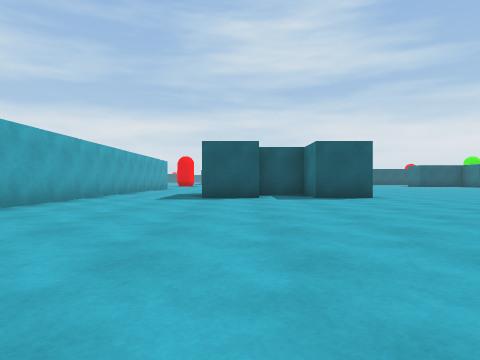
[1] (above)

24 first-person views from a walk through a scene from a Unity 3-D project. The camera is 0.38 m above the floor, looks level and sees 75° across. The floor is counted in squares, 1 m on a side. Each view is taken from the middle of a square. On the plan, view 1 faces up. The plan holds only what a view shows up to about 9 squares ahead; the rest is blank. The place goes on beyond the plan.

[2]
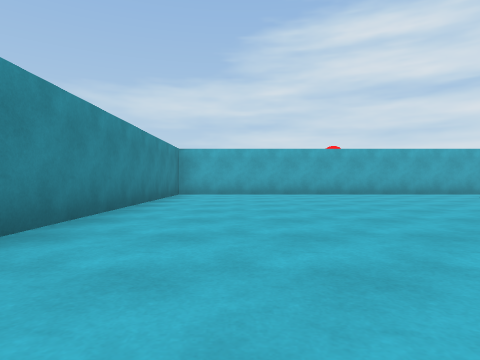

[3]
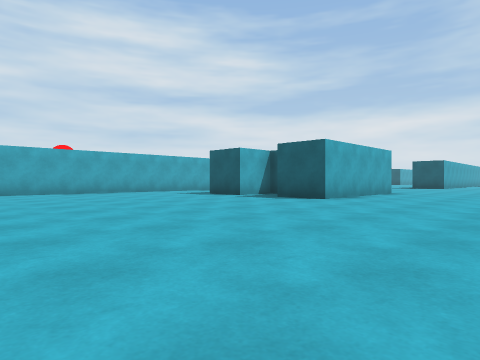

[4]
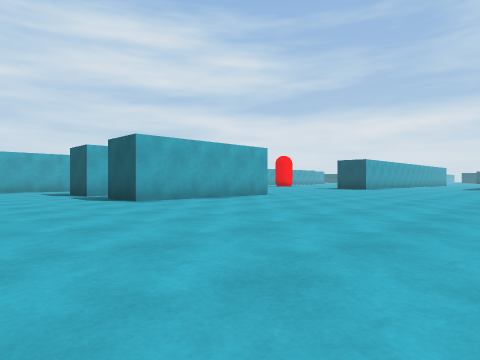

[5]
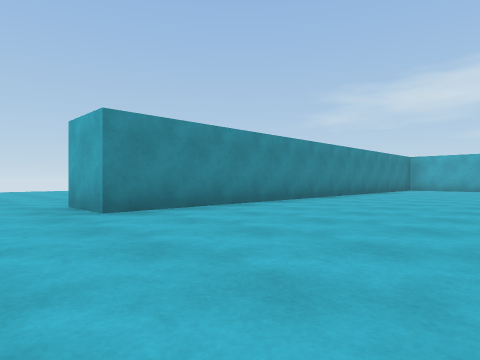

[6]
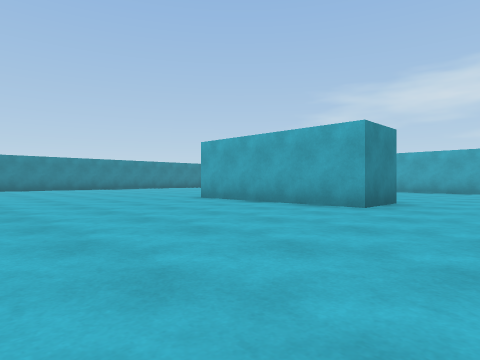

[7]
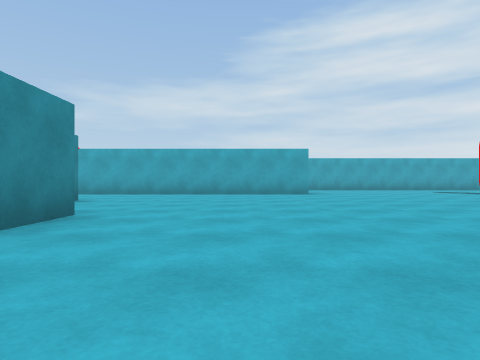

[8]
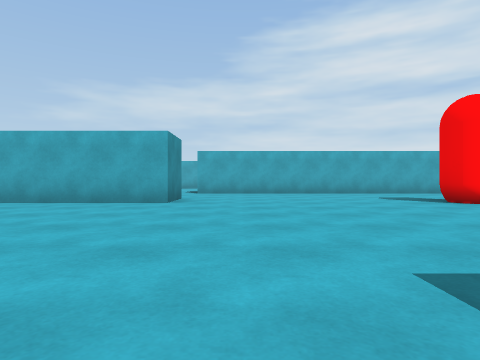

[9]
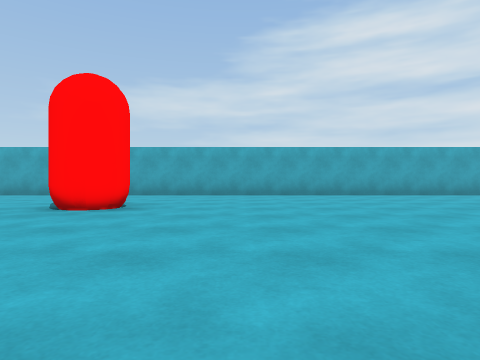

[10]
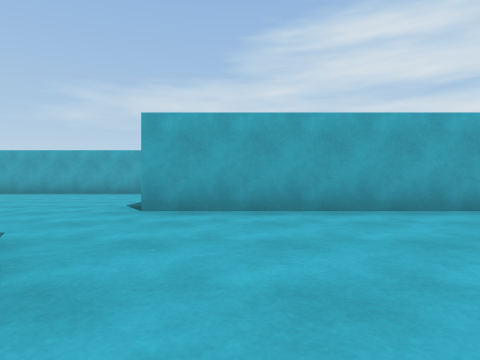

[11]
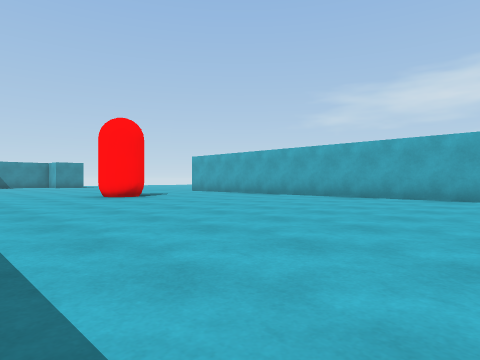

[12]
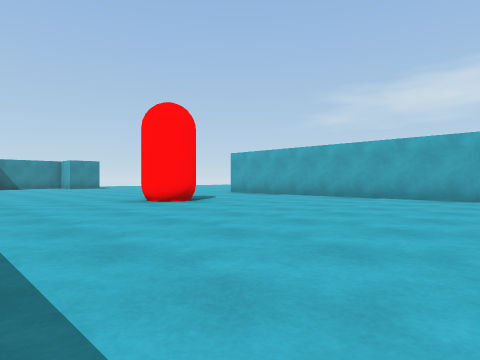

[13]
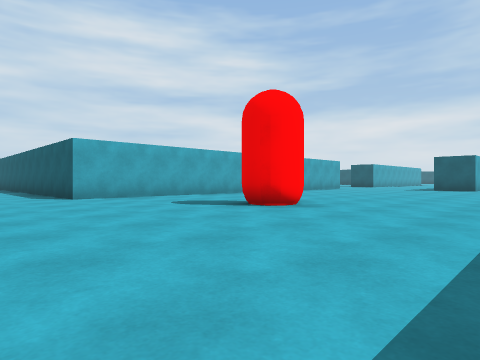

[14]
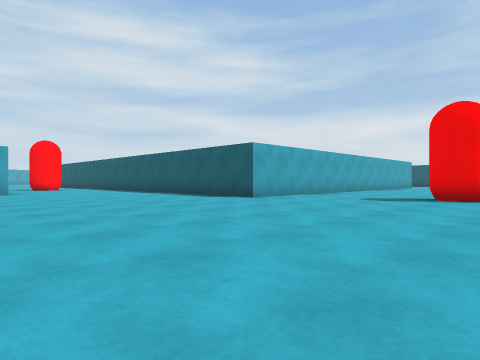

[15]
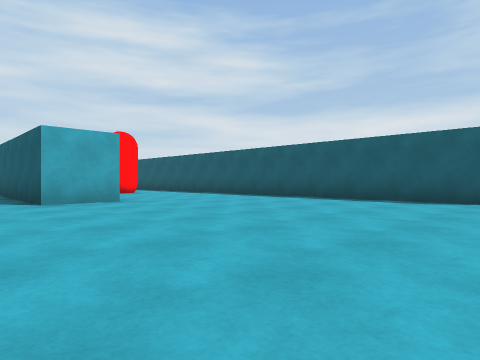

[16]
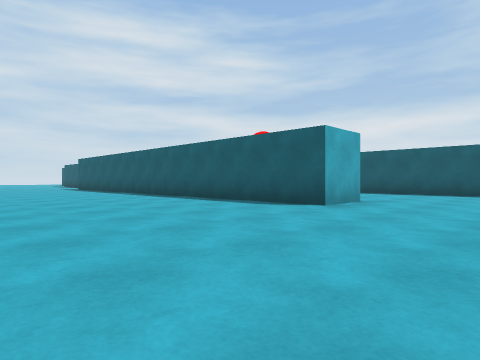

[17]
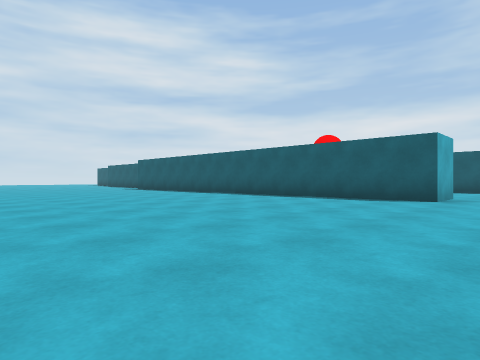

[18]
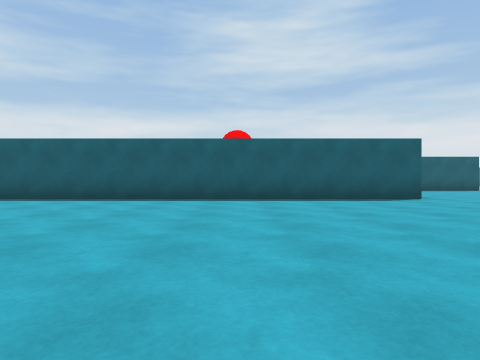

[19]
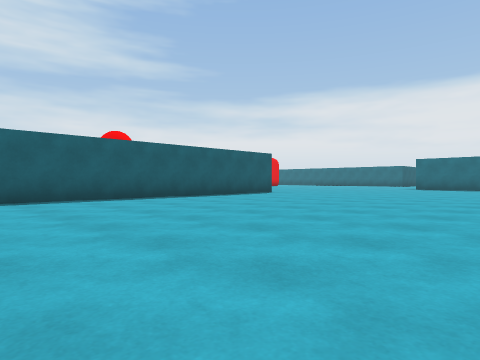

[20]
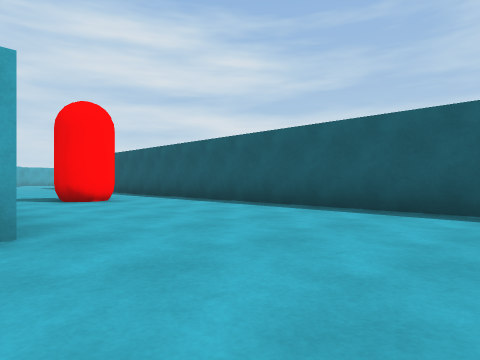

[21]
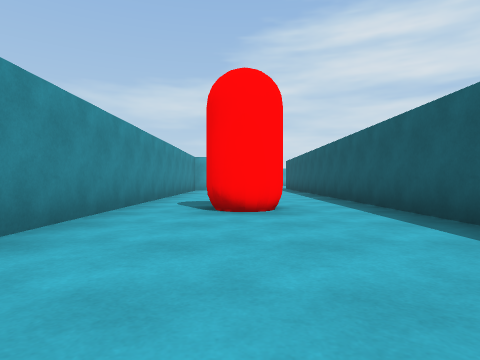

[22]
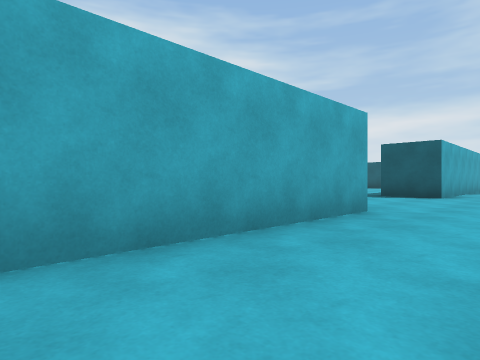

[23]
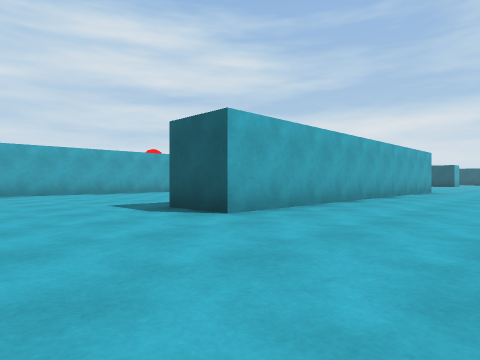

[24]
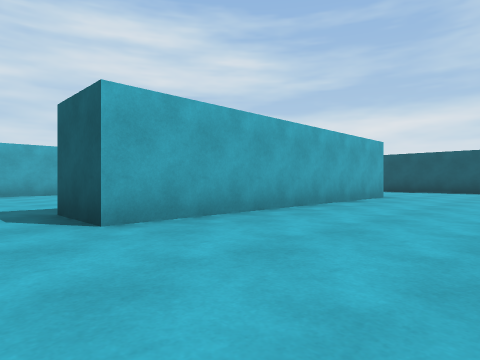

### Floor plan
Points are (right, up) in squares from view 1. A wall is a line through its corners. A room is listed if a view was taken in it or the views show most of it. See-through windows are left out.
Room 1 (views 1, 2, 3, 4, 5, 6, 7, 8, 9, 10)
walls: (1.5, 10.2) (2.8, 10.2) (2.8, 6.6) (1.6, 6.6) (1.6, 7.8) (0.4, 7.8) (0.4, 6.6) (-0.9, 6.6); (-4.5, 13.8) (-3.2, 13.8) (-3.2, -0.6) (7.6, -0.6); (-6.8, 27) (-6.8, 13.8)
ways out: opening at (-5.5, 13.5) to room 2; opening at (9, -1) to room 2
objects: red capsule (-3, 19)
Room 2 (views 11, 12, 13, 14, 15, 16, 17, 18, 19, 20, 21, 22, 23, 24)
walls: (-11.6, 13.9) (-11.6, 3) (-24.5, 3); (-16.4, -0.5) (-16.4, -1.8) (-24.5, -1.8); (-24.4, -0.6) (-18, -0.6); (-23.6, 16.4) (-23.6, 15.1); (-17.6, 21) (-17.6, 15) (-18.9, 15); (-16.4, 24.6) (-17.1, 24.6); (-11.6, 25.1) (-11.6, 17.4) (-12.9, 17.4); (7.6, -0.6) (7.6, -1.9)
ways out: opening at (-5.5, 13.5) to room 1; opening at (9, -1) to room 1
objects: red capsule (-20, 1); red capsule (-8, 5)

Positions as (right, up) in squares from view 1, and headings:
1: (0, 0), facing up
2: (5, 1), facing left
3: (6, 1), facing up-left
4: (8, 4), facing up-left
5: (9, 3), facing down-left
6: (7, 12), facing down-left
7: (5, 12), facing left
8: (2, 15), facing left
9: (1, 21), facing left
10: (-3, 15), facing left
11: (-5, 12), facing down-left
12: (-5, 10), facing down-left
13: (-5, 1), facing up-left
14: (-7, -2), facing up-left
15: (-11, -3), facing up-left
16: (-14, -6), facing up-left
17: (-15, -8), facing up-left
18: (-20, -8), facing up
19: (-24, -8), facing up-right
20: (-14, -1), facing up-left
21: (-16, 1), facing left
22: (-10, 10), facing up-left
23: (-9, 15), facing up-left
24: (-15, 14), facing up-left
